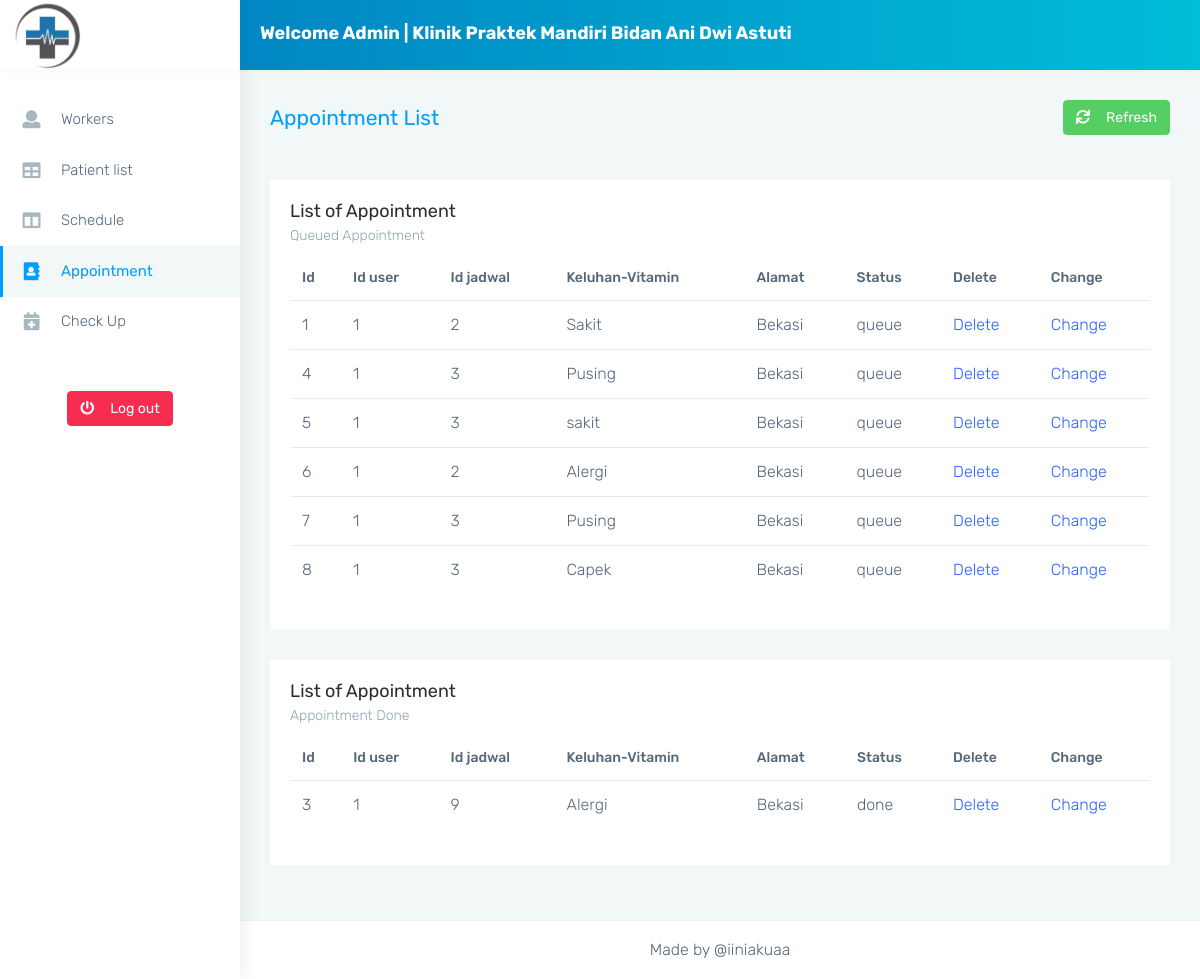
/admin/monster-html/appointment-page.php, run on the app's committed database.
### tables this page shows
CREATE TABLE `appointment` (
  `id_pendaftaran` int(12) NOT NULL,
  `id_user` int(12) NOT NULL,
  `id_jadwal` int(12) NOT NULL,
  `gejala` varchar(256) NOT NULL,
  `pesan` varchar(256) NOT NULL,
  `status_janji` varchar(50) NOT NULL DEFAULT 'queue'
);

### admin/monster-html/appointment-page.php (the view, shortened to what this page needs)
<?php
include_once '../../includes/dbh.inc.php';
?>
<!DOCTYPE html>
<html dir="ltr" lang="en">
<head>
    <link href="css/style.min.css" rel="stylesheet">
</head>
<body>
    <div id="main-wrapper" data-layout="vertical" data-navbarbg="skin5" data-sidebartype="full" data-sidebar-position="absolute" data-header-position="absolute" data-boxed-layout="full">
        <header class="topbar" data-navbarbg="skin6">
            <nav class="navbar top-navbar navbar-expand-md navbar-dark">
                <div class="navbar-header" data-logobg="skin6">
                    <a class="navbar-brand" href="index.html">
                        <span class="logo-text">
                            <img src="../assets/images/klinik.png" alt="homepage" class="dark-logo" />
                        </span>
                    </a>
                </div>
                <div class="navbar-collapse collapse" id="navbarSupportedContent" data-navbarbg="skin5">
                    <ul class="navbar-nav mr-auto mt-md-0 ">
                        <li class="nav-item hidden-sm-down">
                            <div style="color: white; margin-left: 20px; margin-top: 5px">
                                <h4>Welcome Admin | Klinik Praktek Mandiri Bidan Ani Dwi Astuti </h4>
                            </div>
                        </li>
                    </ul>
                    <ul class="navbar-nav">
                        <li class="nav-item dropdown">
                            <a class="nav-link dropdown-toggle waves-effect waves-dark" aria-haspopup="true" aria-expanded="false">
                            </a>
                        </li>
                    </ul>
                </div>
            </nav>
        </header>
        <aside class="left-sidebar" data-sidebarbg="skin6">
            <div class="scroll-sidebar">
                <nav class="sidebar-nav">
                    <ul id="sidebarnav">
                        <li class="sidebar-item"> <a class="sidebar-link waves-effect waves-dark sidebar-link" href="doctors-page.php" aria-expanded="false">
                                <i class="mr-3 fa fa-user" aria-hidden="true"></i><span class="hide-menu">Workers</span></a>
                        </li>
                        <li class="sidebar-item"> <a class="sidebar-link waves-effect waves-dark sidebar-link" href="table-basic.php" aria-expanded="false"><i class="mr-3 fa fa-table" aria-hidden="true"></i><span class="hide-menu">Patient list</span></a></li>
                        <li class="sidebar-item"> <a class="sidebar-link waves-effect waves-dark sidebar-link" href="pages-blank.php" aria-expanded="false"><i class="mr-3 fa fa-columns" aria-hidden="true"></i><span class="hide-menu">Schedule</span></a></li>
                        <li class="sidebar-item"> <a class="sidebar-link waves-effect waves-dark sidebar-link" href="appointment-page.php" aria-expanded="false"><i class="mr-3 fas fa-address-book" aria-hidden="true"></i><span class="hide-menu">Appointment</span></a></li>
                        <li class="sidebar-item"> <a class="sidebar-link waves-effect waves-dark sidebar-link" href="checkup-page.php" aria-expanded="false"><i class="mr-3 fas fa-calendar-plus" aria-hidden="true"></i><span class="hide-menu">Check Up</span></a></li>
                        <li class="text-center p-20 upgrade-btn">
                            <a href="../../index.php" class="btn btn-danger text-white mt-4" target="_blank"><i class="mr-3 fas fa-power-off" aria-hidden="true"></i>Log out
                            </a>
                        </li>
                    </ul>
                </nav>
            </div>
        </aside>
        <div class="page-wrapper">
            <div class="page-breadcrumb">
                <div class="row align-items-center">
                    <div class="col-md-6 col-8 align-self-center">
                        <h3 class="page-title mb-0 p-0">Appointment List</h3>
                    </div>
                    <div class="col-md-6 col-4 align-self-center">
                        <div class="text-right upgrade-btn">
                            <a onClick="window.location.reload();" class="btn btn-success d-none d-md-inline-block text-white"><i class="mr-3 fas fa-sync"></i>Refresh
                            </a>
                        </div>
                    </div>
                </div>
            </div>
            <div class="container-fluid">
                <div class="row">
                    <div class="col-sm-12">
                        <div class="card">
                            <div class="card-body">
                                <h4 class="card-title">List of Appointment</h4>
                                <h6 class="card-subtitle">Queued Appointment</h6>
                                <div class="table-responsive">
                                    <table class="table user-table no-wrap">
                                        <thead>
                                            <tr>
                                                <th class="border-top-0">Id</th>
                                                <th class="border-top-0">Id user</th>
                                                <th class="border-top-0">Id jadwal</th>
                                                <th class="border-top-0">Keluhan-Vitamin</th>
                                                <th class="border-top-0">Alamat</th>
                                                <th class="border-top-0">Status</th>
                                                <th class="border-top-0">Delete</th>
                                                <th class="border-top-0">Change</th>
                                            </tr>
                                        </thead>
                                        <tbody>
                                            <?php
                                            $result1 = mysqli_query($conn, "SELECT * FROM appointment WHERE status_janji = 'queue'");
                                            while ($rows1 = mysqli_fetch_assoc($result1)) {
                                                echo "<tr>";
                                                echo "<td>" . $rows1['id_pendaftaran'] . "</td>";
                                                echo "<td>" . $rows1['id_user'] . "</td>";
                                                echo "<td>" . $rows1['id_jadwal'] . "</td>";
                                                echo "<td>" . $rows1['gejala'] . "</td>";
                                                echo "<td>" . $rows1['pesan'] . "</td>";
                                                echo "<td>" . $rows1['status_janji'] . "</td>";
                                                echo "<td><a href='../../includes/delete-appointment.inc.php?id=$rows1[id_pendaftaran]'>Delete</a></td>";
                                                echo "<td><a href='../../includes/change-appointment.inc.php?id=$rows1[id_pendaftaran]'>Change</a></td>";
                                                echo "</tr>";
                                            }
                                            ?>
                                        </tbody>
                                    </table>
                                </div>
                            </div>
                        </div>
                    </div>
                </div>
                <div class="row">
                    <div class="col-sm-12">
                        <div class="card">
                            <div class="card-body">
                                <h4 class="card-title">List of Appointment</h4>
                                <h6 class="card-subtitle">Appointment Done</h6>
                                <div class="table-responsive">
                                    <table class="table user-table no-wrap">
                                        <thead>
                                            <tr>
                                                <th class="border-top-0">Id</th>
                                                <th class="border-top-0">Id user</th>
                                                <th class="border-top-0">Id jadwal</th>
                                                <th class="border-top-0">Keluhan-Vitamin</th>
                                                <th class="border-top-0">Alamat</th>
                                                <th class="border-top-0">Status</th>
                                                <th class="border-top-0">Delete</th>
                                                <th class="border-top-0">Change</th>
                                            </tr>
                                        </thead>
                                        <tbody>
                                            <?php
                                            $result1 = mysqli_query($conn, "SELECT * FROM appointment WHERE status_janji = 'done'");
                                            while ($rows1 = mysqli_fetch_assoc($result1)) {
                                                echo "<tr>";
                                                echo "<td>" . $rows1['id_pendaftaran'] . "</td>";
                                                echo "<td>" . $rows1['id_user'] . "</td>";
                                                echo "<td>" . $rows1['id_jadwal'] . "</td>";
                                                echo "<td>" . $rows1['gejala'] . "</td>";
                                                echo "<td>" . $rows1['pesan'] . "</td>";
                                                echo "<td>" . $rows1['status_janji'] . "</td>";
                                                echo "<td><a href='../../includes/delete-appointment.inc.php?id=$rows1[id_pendaftaran]'>Delete</a></td>";
                                                echo "<td><a href='../../includes/change-appontment-done.inc.php?id=$rows1[id_pendaftaran]'>Change</a></td>";
                                                echo "</tr>";
                                            }
                                            ?>
                                        </tbody>
                                    </table>
                                </div>
                            </div>
                        </div>
                    </div>
                </div>
            </div>
            <footer class="footer text-center">
                Made by @iiniakuaa</a>
            </footer>
        </div>
    </div>
</body>
</html>

### data on the page
appointment: id_pendaftaran "1", id_user "1", id_jadwal "2", gejala "Sakit", pesan "Bekasi", status_janji "queue"
appointment: id_pendaftaran "4", id_user "1", id_jadwal "3", gejala "Pusing", pesan "Bekasi", status_janji "queue"
appointment: id_pendaftaran "5", id_user "1", id_jadwal "3", gejala "sakit", pesan "Bekasi", status_janji "queue"
appointment: id_pendaftaran "6", id_user "1", id_jadwal "2", gejala "Alergi", pesan "Bekasi", status_janji "queue"
appointment: id_pendaftaran "7", id_user "1", id_jadwal "3", gejala "Pusing", pesan "Bekasi", status_janji "queue"
appointment: id_pendaftaran "8", id_user "1", id_jadwal "3", gejala "Capek", pesan "Bekasi", status_janji "queue"
appointment: id_pendaftaran "3", id_user "1", id_jadwal "9", gejala "Alergi", pesan "Bekasi", status_janji "done"
